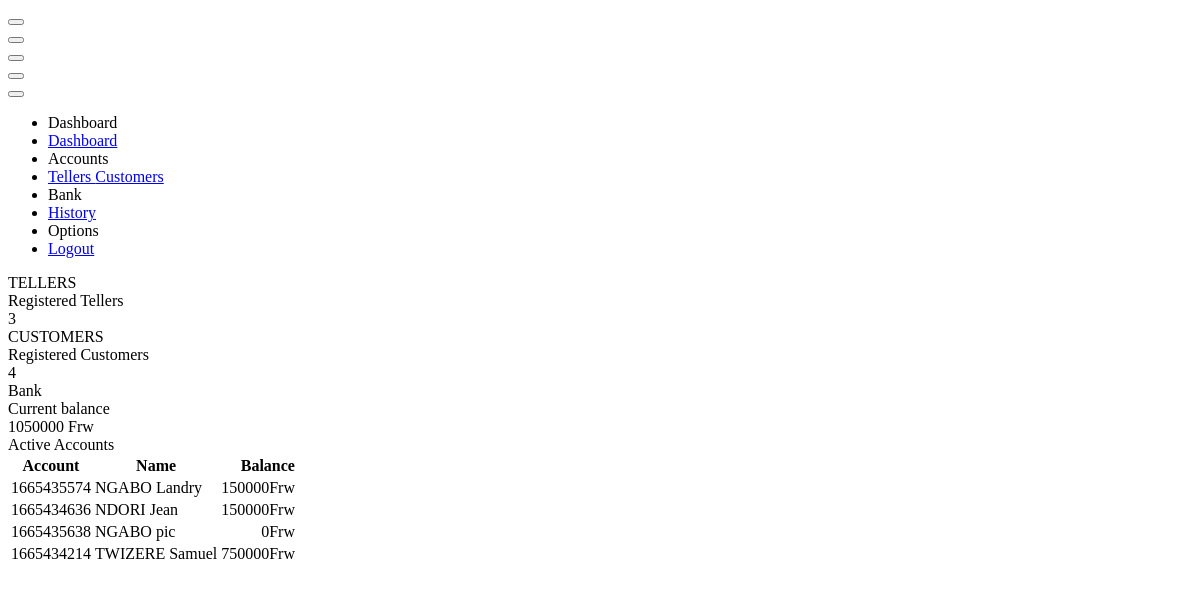
The page /panel/ (signed in) on the database its author committed.
### tables this page shows
CREATE TABLE `accounts` (
  `id` int(11) NOT NULL,
  `accountno` varchar(100) NOT NULL,
  `fullname` varchar(100) NOT NULL,
  `idcard` varchar(100) NOT NULL,
  `phone` varchar(100) NOT NULL,
  `mobilepin` varchar(100) NOT NULL,
  `balance` varchar(100) NOT NULL DEFAULT '0',
  `deleted` int(1) NOT NULL DEFAULT 0
);

### panel/index.php (the view, shortened to what this page needs)
<?php
if (!isset($_SESSION['gb_staff'])) {
  echo"<script>window.location='../index';</script>";
}else{
    include('../connector.php');
    $sql_u = mysqli_query($connect, "SELECT * FROM users WHERE deleted = 0");
    $n_u = mysqli_num_rows($sql_u);
    $sql_c = mysqli_query($connect, "SELECT * FROM accounts WHERE deleted = 0");
    $n_c = mysqli_num_rows($sql_c);
    $sql_b = mysqli_query($connect, "SELECT * FROM accounts WHERE deleted = 0");
    $cb = 0;
    while($d_b = mysqli_fetch_array($sql_b)){
        $cb = $cb + $d_b['balance'];
    }
}
?>
<!DOCTYPE html>
<html lang="en" >
<head>
  <link rel="stylesheet" href="./style.css">
</head>
<body>
<!doctype html>
<html lang="en">
<head>
<link href="https://demo.dashboardpack.com/architectui-html-free/main.css" rel="stylesheet"></head>
<body>
    <div class="app-container app-theme-white body-tabs-shadow fixed-sidebar fixed-header">
        <div class="app-header header-shadow">
            <div class="app-header__logo">
                <div class="header__pane ml-auto">
                    <div>
                        <button type="button" class="hamburger close-sidebar-btn hamburger--elastic" data-class="closed-sidebar">
                        </button>
                    </div>
                </div>
            </div>
            <div class="app-header__mobile-menu">
                <div>
                    <button type="button" class="hamburger hamburger--elastic mobile-toggle-nav">
                    </button>
                </div>
            </div>
        </div>
        <div class="app-main">
                <div class="app-sidebar sidebar-shadow">
                    <div class="app-header__logo">
                        <div class="header__pane ml-auto">
                            <div>
                                <button type="button" class="hamburger close-sidebar-btn hamburger--elastic" data-class="closed-sidebar">
                                </button>
                            </div>
                        </div>
                    </div>
                    <div class="app-header__mobile-menu">
                        <div>
                            <button type="button" class="hamburger hamburger--elastic mobile-toggle-nav">
                            </button>
                        </div>
                    </div>
                    <div class="app-header__menu">
                        <span>
                            <button type="button" class="btn-icon btn-icon-only btn btn-primary btn-sm mobile-toggle-header-nav">
                            </button>
                        </span>
                    </div>
                    <div class="scrollbar-sidebar">
                        <div class="app-sidebar__inner">
                            <ul class="vertical-nav-menu">
                                <li class="app-sidebar__heading">Dashboard</li>
                                <li>
                                    <a href="index" class="mm-active">
                                        Dashboard
                                    </a>
                                </li>
                                <li class="app-sidebar__heading">Accounts</li>
                                <li>
                                    <?php if(isset($_SESSION['gb_staff_admin'])){
                                        echo"<a href='usersList'>
                                            <i class='metismenu-icon pe-7s-user'></i>
                                            Tellers
                                        </a>";
                                    } ?>
                                    <a href="membersList">
                                        Customers
                                    </a>
                                </li>
                                <li class="app-sidebar__heading">Bank</li>
                                <li>
                                    <a href="bank">
                                        History
                                    </a>
                                </li>
                                <li class="app-sidebar__heading">Options</li>
                                <li>
                                    <a href="logout">
                                        Logout
                                    </a>
                                </li>
                            </ul>
                        </div>
                    </div>
                </div>
                <div class="app-main__outer">
                    <div class="app-main__inner">
                        <div class="row">
                            <?php if(isset($_SESSION['gb_staff_admin'])){
                                echo"<div class='col-md-6 col-xl-4'>
                                    <div class='card mb-3 widget-content bg-midnight-bloom'>
                                        <div class='widget-content-wrapper text-white'>
                                            <div class='widget-content-left'>
                                                <div class='widget-heading'>TELLERS</div>
                                                <div class='widget-subheading'>Registered Tellers</div>
                                            </div>
                                            <div class='widget-content-right'>
                                                <div class='widget-numbers text-white'><span>".$n_u."</span></div>
                                            </div>
                                        </div>
                                    </div>
                                </div>";
                            } ?>
                            <div class="col-md-6 col-xl-4">
                                <div class="card mb-3 widget-content bg-arielle-smile">
                                    <div class="widget-content-wrapper text-white">
                                        <div class="widget-content-left">
                                            <div class="widget-heading">CUSTOMERS</div>
                                            <div class="widget-subheading">Registered Customers</div>
                                        </div>
                                        <div class="widget-content-right">
                                            <div class="widget-numbers text-white"><span><?php echo $n_c; ?></span></div>
                                        </div>
                                    </div>
                                </div>
                            </div>
                            <div class="col-md-6 col-xl-4">
                                <div class="card mb-3 widget-content bg-grow-early">
                                    <div class="widget-content-wrapper text-white">
                                        <div class="widget-content-left">
                                            <div class="widget-heading">Bank</div>
                                            <div class="widget-subheading">Current balance</div>
                                        </div>
                                        <div class="widget-content-right">
                                            <div class="widget-numbers text-white"><span><?php echo $cb; ?> Frw</span></div>
                                        </div>
                                    </div>
                                </div>
                            </div>
                        </div>
                        <div class="row">
                            <div class="col-md-12">
                                <div class="main-card mb-3 card">
                                    <div class="card-header">Active Accounts</div>
                                    <div class="table-responsive">
                                        <table class="align-middle mb-0 table table-borderless table-striped table-hover">
                                            <thead>
                                                <tr>
                                                    <th>Account</th>
                                                    <th>Name</th>
                                                    <th style="text-align: right;">Balance</th>
                                                </tr>
                                            </thead>
                                            <tbody>
                                            <?php
                                                $sql_u = mysqli_query($connect, "SELECT * FROM accounts WHERE deleted = 0 ORDER BY rand() LIMIT 5");
                                                while($d_u = mysqli_fetch_array($sql_u)){
                                                    echo"<tr>
                                                        <td>".$d_u['accountno']."</td>
                                                        <td>".$d_u['fullname']."</td>
                                                        <td style='text-align: right;'>".$d_u['balance']."Frw</td>
                                                    </tr>";
                                                }
                                            ?>
                                            </tbody>
                                        </table>
                                    </div>
                                </div>
                            </div>
                        </div>
                    </div>
                </div>
        </div>
    </div>
<script type="text/javascript" src="https://demo.dashboardpack.com/architectui-html-free/assets/scripts/main.js"></script></body>
</html>
</body>
</html>

### rows shown on the page
accounts: accountno "1665435574", fullname "NGABO Landry", balance "150000"
accounts: accountno "1665434636", fullname "NDORI Jean", balance "150000"
accounts: accountno "1665435638", fullname "NGABO pic", balance "0"
accounts: accountno "1665434214", fullname "TWIZERE Samuel", balance "750000"

### other values the page prints
$n_u "3"
$n_c "4"
$cb "1050000"
